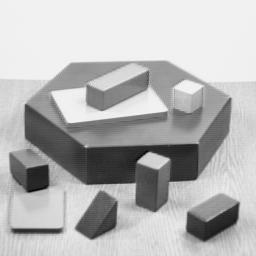
#> input picture 16_feature_detection_and_extraction/simple.jpg, 256 x 256 px
$ python 07_orb_keypoint_descriptor.py
#> lines starting #> are read from the running program, lines starting #| are printed output that depends on the picture
import os
import cv2
import numpy as np
from matplotlib import pyplot as plt

# Set the working directory to be the current one
os.chdir(os.path.dirname(os.path.abspath(__file__)))

# Load a color image
img = cv2.imread('simple.jpg',0)
#> img is the input picture: shape (256, 256); min 0, max 252, mean 182.8

# ORB
orb = cv2.ORB_create()
keypoints = orb.detect(img, None)
#> keypoints = 290 keypoints; strongest (x, y, size): (143, 161, 92.6), (140, 161, 53.6), (142, 162, 77.1), (138, 161, 37.2)
keypoints, descriptors = orb.compute(img, keypoints)

# Display result
img = cv2.drawKeypoints(img, keypoints, None, color=(255,0,0))
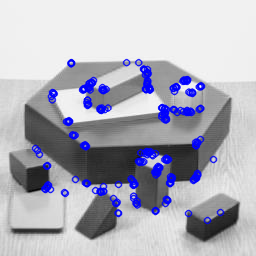
#> img: shape (256, 256, 3); mean of channels 0, 1, 2 188.1, 175.2, 175.2; drawn as B, G, R

plt.imshow(img)
#plt.title('ORB')
plt.xticks([]), plt.yticks([])
plt.show()

$ run again, with 16_feature_detection_and_extraction/fly.jpg copied over 16_feature_detection_and_extraction/simple.jpg
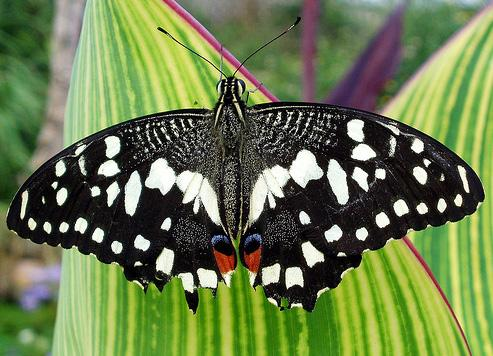
#> input picture 16_feature_detection_and_extraction/fly.jpg, 493 x 356 px
#> `img = cv2.imread('simple.jpg',0)`:
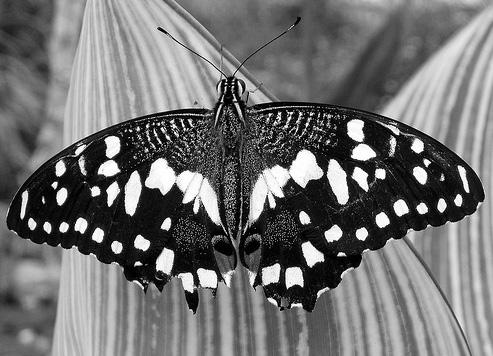
#> img: shape (356, 493); min 0, max 255, mean 113.3
#> keypoints = 500 keypoints; strongest (x, y, size): (53, 185, 37.2), (137, 262, 31), (272, 206, 31), (31, 219, 31)
#> `img = cv2.drawKeypoints(img, keypoints, None, color=(255,0,0))`:
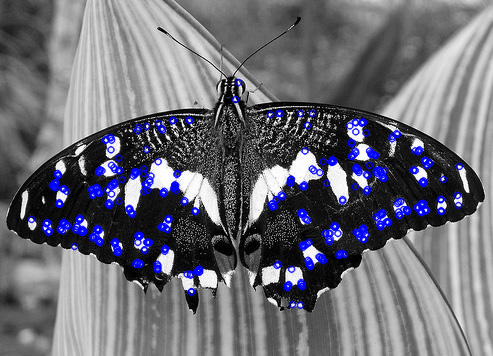
#> img: shape (356, 493, 3); mean of channels 0, 1, 2 118, 108.3, 108.3; drawn as B, G, R
